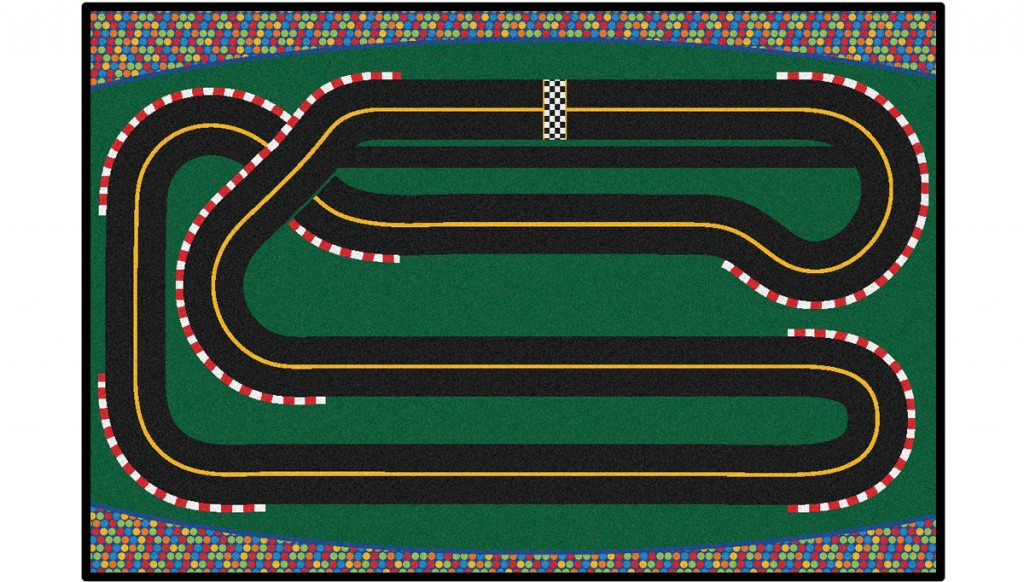
#> input picture track.png, 1024 x 582 px
$ python -i lane_det.py   (imports and definitions only)
#> lines starting #> are read from the running program, lines starting #| are printed output that depends on the picture; after the words box and inside, x2 and y2 are one past the last pixel; in counts of white or black regions, pixels touching at a corner belong together
import cv2
import numpy as np
import math
import new_sim

left_lane_list = []
right_lane_list = []

nwindows = 40
margin = 80
minpix = 5

class LaneDetection():
    def __init__(self) -> None:
        self.old_left = 0
        self.old_right = 0

    def main(self,img):
        #roi
        #warped_img, M_inv = self.region_of_interest(img)
        #maske
        color_combined=self.combine_threshold(img)
        binary_warped=np.copy(color_combined)
        #egri uydurma
        out_img, left_fit, right_fit, left_fitx, right_fitx,refangle = self.fit_polynomial2(binary_warped)

        return out_img,refangle

    def region_of_interest(self,img):
        img_size = (img.shape[1], img.shape[0])
        offsetx = 95
        offsety = 54 #SAKARYAAAAAAAAAA
        # Source points taken from images with straight lane lines, these are to become parallel after the warp transform
        src = np.float32([[0, img.shape[0]-offsety], [offsetx, offsety],
                        [img.shape[1]-offsetx, offsety], [img.shape[1], img.shape[0]-offsety]
                        ])
        # Destination points are to be parallel, taken into account the image size
        dst = np.float32([
            [offsetx, img.shape[0]],             # bottom-left corner
            [offsetx, 0],                       # top-left corner
            [img_size[0]-offsetx, 0],           # top-right corner
            [img_size[0]-offsetx, img_size[1]]  # bottom-right corner
        ])
        # Calculate the transformation matrix and it's inverse transformation
        M = cv2.getPerspectiveTransform(src, dst)
        M_inv = cv2.getPerspectiveTransform(dst, src)
        warped = cv2.warpPerspective(img, M, img_size)
        return warped, M_inv


    def fit_polynomial2(self,binary_warped):
        leftx, lefty, rightx, righty, out_img,refangle= self.find_lane_pixels(binary_warped)
        try:
            left_fit = np.polyfit(lefty, leftx, 2)
            self.old_left = left_fit
            right_fit = np.polyfit(righty, rightx, 2)
            self.old_right = right_fit
        except:
            left_fit = self.old_left
            right_fit = self.old_right
        ploty = np.linspace(0, binary_warped.shape[0]-1, binary_warped.shape[0] )
        try:
            left_fitx = left_fit[0]*ploty**2 + left_fit[1]*ploty + left_fit[2]
            right_fitx = right_fit[0]*ploty**2 + right_fit[1]*ploty + right_fit[2]
        except TypeError:
            print('The function failed to fit a line!')
            left_fitx = 1*ploty**2 + 1*ploty
            right_fitx = 1*ploty**2 + 1*ploty


        out_img[lefty, leftx] = [255, 0, 0]
        out_img[righty, rightx] = [0, 0, 255]


        return out_img, left_fit, right_fit, left_fitx, right_fitx,refangle

    def find_lane_pixels(self,binary_warped):
        histogram = np.sum(binary_warped[binary_warped.shape[0]//2:,:], axis=0)
        out_img = np.dstack((binary_warped, binary_warped, binary_warped))

        midpoint = int(histogram.shape[0]//2)

        leftx_base = np.argmax(histogram[:midpoint])

        rightx_base = np.argmax(histogram[midpoint:]) + midpoint


        window_height = int(binary_warped.shape[0]//nwindows)
        nonzero = binary_warped.nonzero()
        nonzeroy = np.array(nonzero[0])
        nonzerox = np.array(nonzero[1])
        leftx_current = leftx_base
        rightx_current = rightx_base

        left_lane_inds = []
        right_lane_inds = []

        for window in range(nwindows):

            win_y_low = binary_warped.shape[0] - (window+1)*window_height
            win_y_high = binary_warped.shape[0] - window*window_height
            win_xleft_low = leftx_current - margin
            win_xleft_high = leftx_current + margin
            win_xright_low = rightx_current - margin
            win_xright_high = rightx_current + margin

            cv2.rectangle(out_img,(win_xleft_low,win_y_low),
            (win_xleft_high,win_y_high),(0,255,0), 2)
            cv2.rectangle(out_img,(win_xright_low,win_y_low),
            (win_xright_high,win_y_high),(0,255,0), 2)

            x = (win_xleft_low+win_xleft_high)/2
            y = (win_y_low+win_y_high)/2
            #cv2.circle(out_img,(int(x),int(y)),2,(255,255,255),1)
            a = (win_xright_low+win_xright_high)/2
            b = (win_y_low+win_y_high)/2
            #cv2.circle(out_img,(int(a),int(b)),2,(255,255,255),1)

            z = [x,y]
            c = [a,b]
            left_lane_list.append(z)
            right_lane_list.append(c)

            #cv2.line(out_img,(int(a),int(b)),(int(x),int(y)),(255,255,255),1)

            good_left_inds = ((nonzeroy >= win_y_low) & (nonzeroy < win_y_high) &
            (nonzerox >= win_xleft_low) &  (nonzerox < win_xleft_high)).nonzero()[0]
            good_right_inds = ((nonzeroy >= win_y_low) & (nonzeroy < win_y_high) &
            (nonzerox >= win_xright_low) &  (nonzerox < win_xright_high)).nonzero()[0]

            left_lane_inds.append(good_left_inds)
            right_lane_inds.append(good_right_inds)

            if len(good_left_inds) > minpix:
                leftx_current = int(np.mean(nonzerox[good_left_inds]))
            if len(good_right_inds) > minpix:
                rightx_current = int(np.mean(nonzerox[good_right_inds]))


        xm,ym = self.get_mean(left_lane_list)
        am,bm = self.get_mean(right_lane_list)
        out_img,ref_angle = self.calculate_ref_points(out_img,xm,am)

        try:
            left_lane_inds = np.concatenate(left_lane_inds)

            right_lane_inds = np.concatenate(right_lane_inds)
        except ValueError:
            pass

        leftx = nonzerox[left_lane_inds]
        lefty = nonzeroy[left_lane_inds]
        rightx = nonzerox[right_lane_inds]
        righty = nonzeroy[right_lane_inds]


        return leftx, lefty, rightx, righty, out_img,ref_angle
    def get_mean(self,array):
        xm = 0
        ym=0
        for i in range(len(array)):
            #x-ler
            xm +=array[i][0]
            ym +=array[i][1]
        xm = xm/len(array)
        ym = ym/len(array)
        if len(array) >=nwindows :
            array.clear()
        return int(xm),int(ym)
    def calculate_ref_points(self,out_img,xm,am):

        #am = 640, xm =0
        if_none_refpoint = 250
        if xm <20:
            print("sol serit gg")
            ref_angle = np.arctan(((out_img.shape[1]/2)+if_none_refpoint-am)/(out_img.shape[0]/2))
            cv2.circle(out_img,(int(am-if_none_refpoint),int(out_img.shape[0]/2)),4,(255,100,100),30)
        elif 660>am>620:
            print("sag serit gg")
            ref_angle = np.arctan(((out_img.shape[1]/2)-if_none_refpoint-xm)/(out_img.shape[0]/2))
            cv2.circle(out_img,(int(xm+if_none_refpoint),int(out_img.shape[0]/2)),4,(255,100,100),30)
        else:
            ref_angle = -np.arctan(((am+xm)/2-out_img.shape[1]/2)/(out_img.shape[0]/2))
            cv2.circle(out_img,(int((am+xm)/2),int(out_img.shape[0]/2)),4,(100,50,255),30)


        cv2.circle(out_img,(int(xm),int(out_img.shape[0]/2)),1,(255,0,255),2)
        cv2.circle(out_img,(int(am),int(out_img.shape[0]/2)),1,(255,0,255),2)

        cv2.circle(out_img,(int(out_img.shape[1]/2),int(out_img.shape[0]/2)),1,(0,0,255),2)
        return out_img,ref_angle


    def combine_threshold(self,img):

        def grey(image):
        #convert to grayscale
            image = np.asarray(image)
            return cv2.cvtColor(image, cv2.COLOR_RGB2GRAY)

        #Apply Gaussian Blur --> Reduce noise and smoothen image
        def gauss(image):
            return cv2.GaussianBlur(image, (5, 5), 0)

        #outline the strongest gradients in the image --> this is where lines in the image are

        grey = grey(img)
        grey = np.array(grey, dtype = 'uint8')
        grey = gauss(grey)
        img = cv2.GaussianBlur(img, (3, 3), 0)
        abs = np.mean(np.array(grey))
        alpha = 14*(1/abs)**(1/4)-4.2
        #print('_________________________'+str(abs)+'    '+str(alpha))
        gray_img = cv2.convertScaleAbs(grey, 0, alpha)
        gray_cuntor = cv2.convertScaleAbs(grey, 0, 1.5)
        edges = cv2.Canny(gray_cuntor,0,50)
        ret, thresh = cv2.threshold(grey, 100, 255, cv2.THRESH_BINARY)
        final = cv2.bitwise_and(thresh, edges)
        #cv2.imshow('final', final)
        return final

>>> import cv2
>>> picture = cv2.cvtColor(cv2.imread('track.png'), cv2.COLOR_BGR2RGB)
>>> result = LaneDetection().main(picture)
#> in grey, `return cv2.cvtColor(image, cv2.COLOR_RGB2GRAY)`:
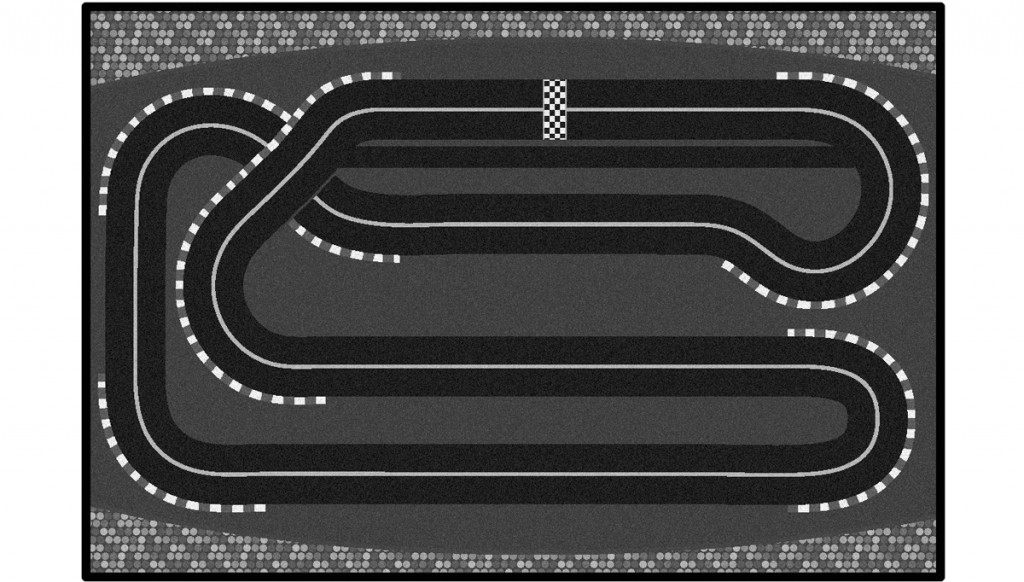
#> returned value: shape (582, 1024); min 0, max 255, mean 90.9
#> in combine_threshold, `abs = np.mean(np.array(grey))`: abs = 90.82
#> in combine_threshold, `alpha = 14*(1/abs)**(1/4)-4.2`: alpha = 0.335
#> in combine_threshold, `gray_img = cv2.convertScaleAbs(grey, 0, alpha)`:
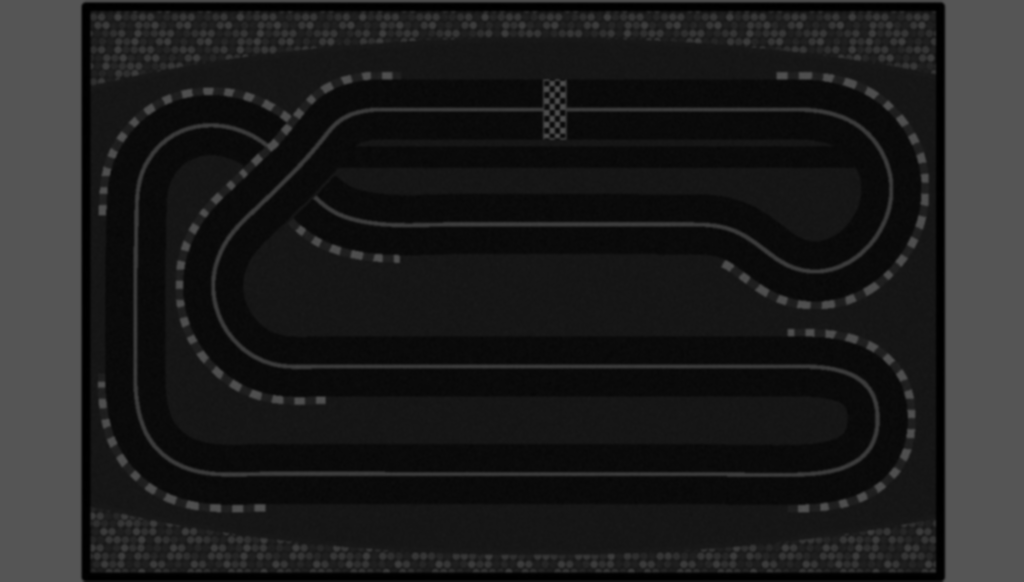
#> gray_img: shape (582, 1024); min 0, max 85, mean 30.3
#> in combine_threshold, `gray_cuntor = cv2.convertScaleAbs(grey, 0, 1.5)`:
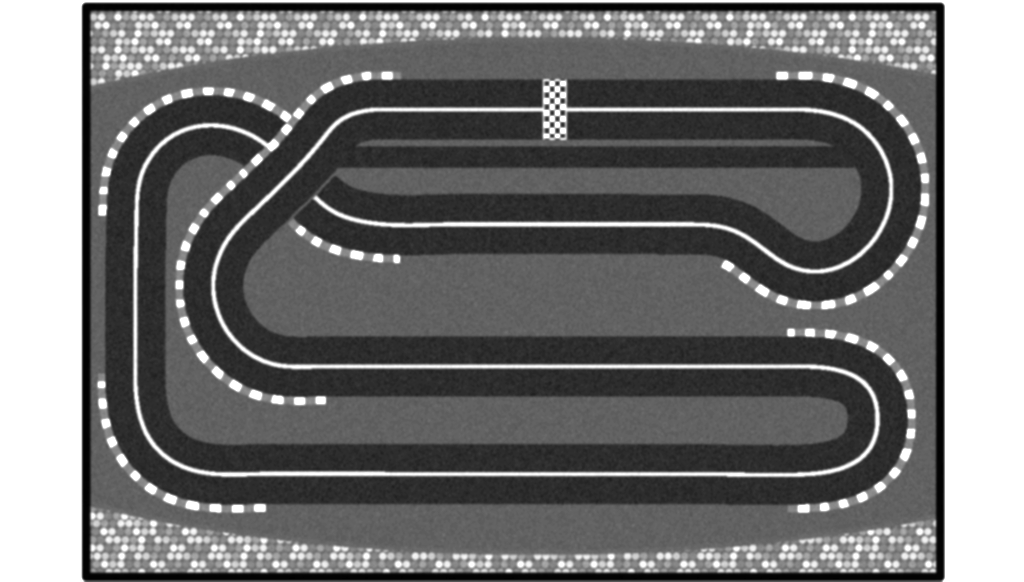
#> gray_cuntor: shape (582, 1024); min 0, max 255, mean 115.6
#> in combine_threshold, `edges = cv2.Canny(gray_cuntor,0,50)`:
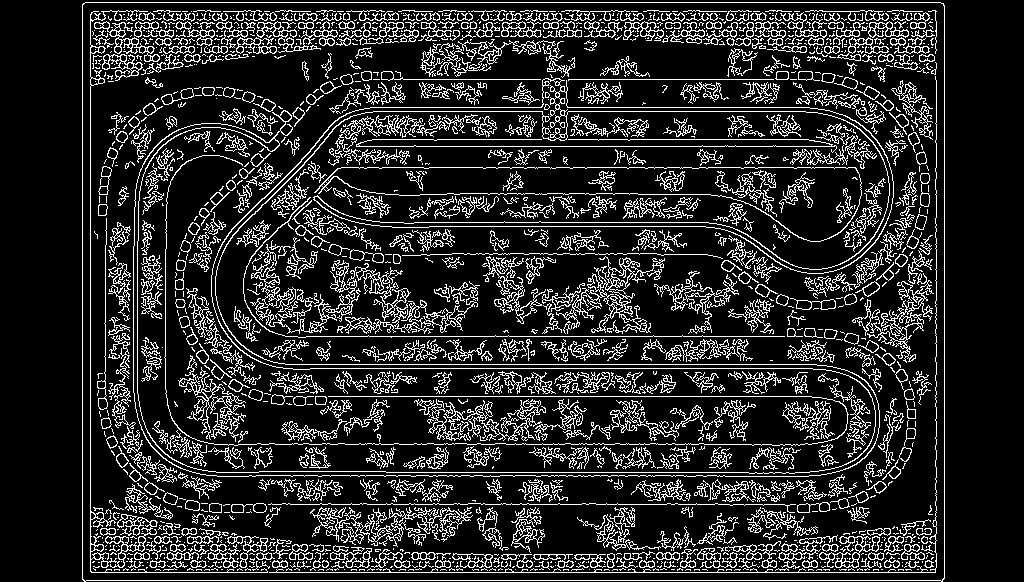
#> edges: shape (582, 1024); 16.2% white in thin lines or dots, all inside (x1, y1, x2, y2) = (82, 2, 945, 582)
#> in combine_threshold, `ret, thresh = cv2.threshold(grey, 100, 255, cv2.THRESH_BINARY)`: thresh: shape (582, 1024); 25.7% white; 236 white regions (71 under 20 px), largest, box (x1, y1, x2, y2) and area: (0, 0, 1024, 582) 96312, (133, 79, 893, 477) 15015, (91, 12, 201, 85) 2849
#> in combine_threshold, `final = cv2.bitwise_and(thresh, edges)`:
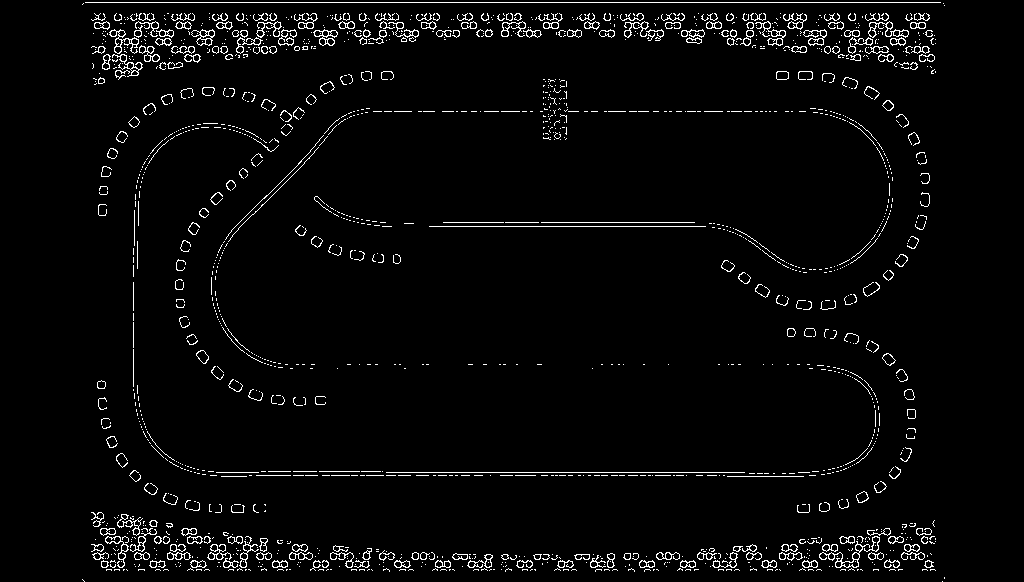
#> final: shape (582, 1024); 3.4% white in thin lines or dots, all inside (x1, y1, x2, y2) = (82, 2, 945, 582)
#> in find_lane_pixels, `histogram = np.sum(binary_warped[binary_warped.shape[0]//2:,:], axis=0)`: histogram = 1024 values, max 27795 at index 133, min 0 at index 0, mean 2074.6
#> in find_lane_pixels, `leftx_base = np.argmax(histogram[:midpoint])`: leftx_base = 133
#> in find_lane_pixels, `rightx_base = np.argmax(histogram[midpoint:]) + midpoint`: rightx_base = 875
#> in find_lane_pixels, `nonzero = binary_warped.nonzero()`: nonzero = 19973 positions, rows 2 to 581, columns 82 to 944
#> in find_lane_pixels, `nonzeroy = np.array(nonzero[0])`: nonzeroy = 19973 values from 2 to 581
#> in find_lane_pixels, `nonzerox = np.array(nonzero[1])`: nonzerox = 19973 values, max 944 at index 859, min 82 at index 858, mean 490.1
#> in find_lane_pixels, `leftx_current = leftx_base`: leftx_current = 133
#> in find_lane_pixels, `rightx_current = rightx_base`: rightx_current = 875
#> the loop in find_lane_pixels, `for window in range(nwindows): ` made 40 passes
#> (win_xleft_low, win_xleft_high, win_xright_low, win_xright_high, x, a, z, c) on passes 1 to 12: (53, 213, 795, 955, 133, 875, [133, 575], [875, 575]), (72, 232, 787, 947, 152, 867, [152, 561], [867, 561]), (83, 243, 777, 937, 163, 857, [163, 547], [857, 547]), (82, 242, 774, 934, 162, 854, [162, 533], [854, 533]), (77, 237, 805, 965, 157, 885, [157, 519], [885, 519]), (49, 209, 818, 978, 129, 898, [129, 505], [898, 505]), (103, 263, 760, 920, 183, 840, [183, 491], [840, 491]), (76, 236, 792, 952, 156, 872, [156, 477], [872, 477]), (108, 268, 761, 921, 188, 841, [188, 463], [841, 463]), (74, 234, 788, 948, 154, 868, [154, 449], [868, 449]), (56, 216, 805, 965, 136, 885, [136, 435], [885, 435]), (48, 208, 816, 976, 128, 896, [128, 421], [896, 421])
#> (win_xleft_low, win_xleft_high, win_xright_low, win_xright_high, x, a, z, c) on passes 27 to 32: (113, 273, 647, 807, 193, 727, [193, 211], [727, 211]), (123, 283, 647, 807, 203, 727, [203, 197], [727, 197]), (137, 297, 647, 807, 217, 727, [217, 183], [727, 183]), (157, 317, 647, 807, 237, 727, [237, 169], [727, 169]), (190, 350, 647, 807, 270, 727, [270, 155], [727, 155]), (205, 365, 647, 807, 285, 727, [285, 141], [727, 141])
#> after the loop in find_lane_pixels, `for window in range(nwindows):`:
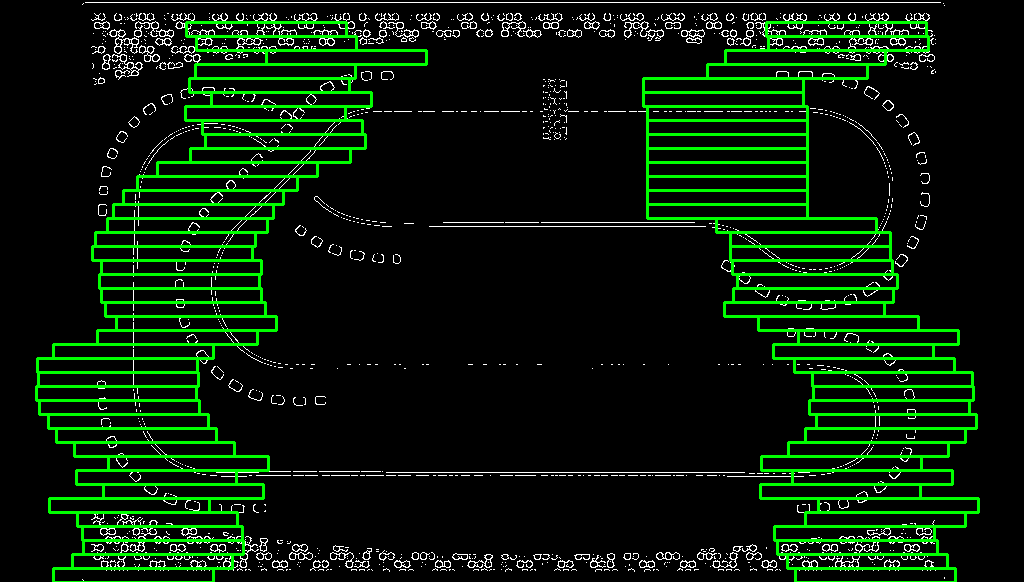
#> out_img: shape (582, 1024, 3); mean of channels 0, 1, 2 7.6, 28.4, 7.6; drawn as B, G, R
#> after the loop in find_lane_pixels, `for window in range(nwindows):`: left_lane_inds = 40 items; left_lane_list = 40 pairs, first value 116 to 346, second value 29 to 575; right_lane_inds = 40 items; right_lane_list = 40 pairs, first value 723 to 898, second value 29 to 575
#> the loop in get_mean, `for i in range(len(array)):` made 40 passes
#> (xm, ym) on passes 1 to 12: (133, 575), (285, 1136), (448, 1683), (610, 2216), (767, 2735), (896, 3240), (1079, 3731), (1235, 4208), (1423, 4671), (1577, 5120), (1713, 5555), (1841, 5976)
#> after the loop in get_mean, `for i in range(len(array)):`: xm = 7752; ym = 12080
#> in get_mean, `xm = xm/len(array)`: xm = 193.8
#> in get_mean, `ym = ym/len(array)`: ym = 302
#> in find_lane_pixels, `xm,ym = self.get_mean(left_lane_list)`: xm = 193; ym = 302
#> the loop in get_mean (call 2), `for i in range(len(array)):` made 40 passes
#> (xm, ym) on passes 1 to 12: (875, 575), (1742, 1136), (2599, 1683), (3453, 2216), (4338, 2735), (5236, 3240), (6076, 3731), (6948, 4208), (7789, 4671), (8657, 5120), (9542, 5555), (10438, 5976)
#> xm on pass 23: 19801
#> in calculate_ref_points, `cv2.circle(out_img,(int(xm),int(out_img.shape[0]/2)),1,(255,0,255),2)`: out_img: shape (582, 1024, 3); mean of channels 0, 1, 2 7.8, 28.5, 8.1
#> in calculate_ref_points, `cv2.circle(out_img,(int(am),int(out_img.shape[0]/2)),1,(255,0,255),2)`: out_img: shape (582, 1024, 3); mean of channels 0, 1, 2 7.8, 28.5, 8.1
#> in calculate_ref_points, `cv2.circle(out_img,(int(out_img.shape[1]/2),int(out_img.shape[0]/2)),1..`: out_img: shape (582, 1024, 3); mean of channels 0, 1, 2 7.8, 28.5, 8.1
#> in fit_polynomial2, `out_img[righty, rightx] = [0, 0, 255]`:
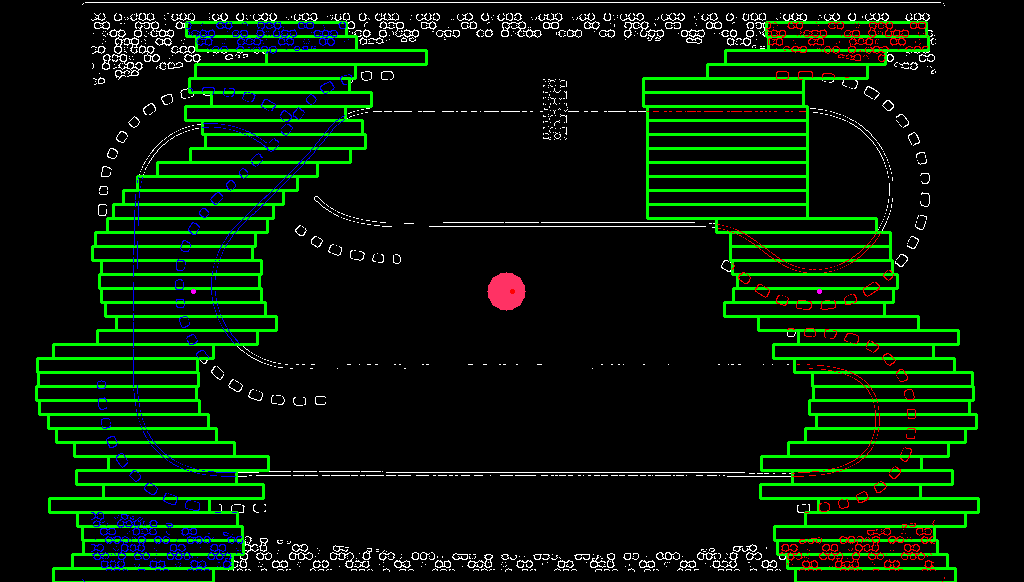
#> out_img: shape (582, 1024, 3); mean of channels 0, 1, 2 7, 24.9, 7; drawn as B, G, R
